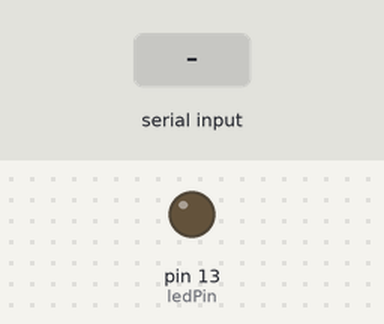
A sketch run on a simulated Arduino Uno, built with avr-gcc and run on an emulated ATmega328P. Shown: output pins drawn as LEDs (lit = HIGH). The inputs (shaded band) are chosen by the test bench.

Above: at 1.2 s.
1.3 s: "L" received over Serial
At 2.1 s:
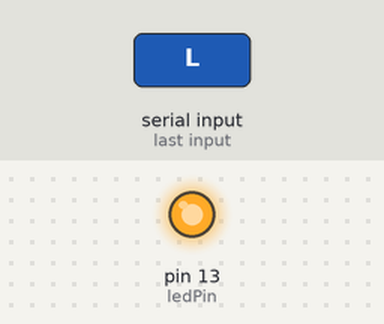
Timing chart, 0 to 4.3 s (numbered marks = the images above; inputs shaded):
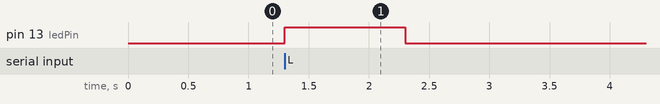

Measured:
- after the input at 1.3 s, pin 13 (ledPin): LOW → HIGH at once, → LOW 1.0 s later

The sketch:

Bluetooth_Motor_Controller.ino
```cpp
  int ledPin = 13;

void setup() {
  // put your setup code here, to run once:
    Serial.begin(9600);
    pinMode(ledPin, OUTPUT);
}

void loop() {
  // put your main code here, to run repeatedly:

 if (Serial.available()) {
    // read the most recent byte (which will be from 0 to 255):
    char val = (char) Serial.read();


    if(val == 'L'){
     digitalWrite(ledPin, HIGH);   // sets the LED on
      delay(1000);                  // waits for a second
      digitalWrite(ledPin, LOW);
    }
    // set the brightness of the LED:
    //analogWrite(ledPin, brightness);
  }
}
```
